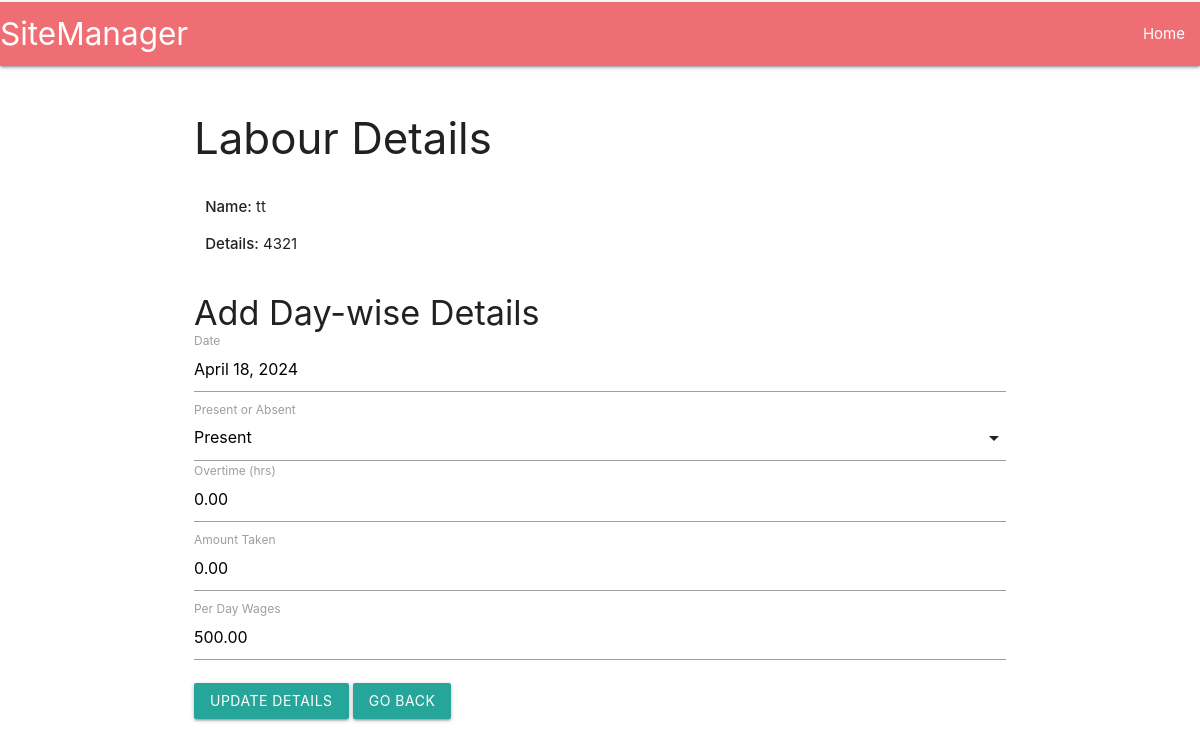
The app's page /ManageSites/1/EditLabourDetails/3/5 with its own data.
### sites/models.py (models this page shows, shortened)
class Manpower(models.Model):
    site = models.ForeignKey(Site, on_delete=models.CASCADE)
    name = models.CharField(max_length=100)
    adhaarno = models.CharField(max_length=20)
    contact = models.CharField(max_length=20)

class Attendance(models.Model):
    MAN_CHOICES = [("Present", "Present"), ("Absent", "Absent")]
    manpower = models.ForeignKey(Manpower, on_delete=models.CASCADE)
    site = models.ForeignKey(Site, on_delete=models.CASCADE, null=True)
    date = models.DateField()
    present_or_absent = models.CharField(max_length=10, choices=MAN_CHOICES)
    overtime = models.DecimalField(max_digits=20, decimal_places=2)
    amount_taken = models.DecimalField(max_digits=100, decimal_places=2)
    per_day_wages = models.DecimalField(max_digits=100, decimal_places=2)
    total_wages = models.DecimalField(max_digits=100, decimal_places=2,default=0)

### sites/views.py (the view, shortened to what this page needs)
# urls.py: path('ManageSites/<int:site_id>/EditLabourDetails/<int:labour_id>/<int:record_id>', views.EditLabourDetails, name='EditLabourDetails'),
def EditLabourDetails(request,site_id,labour_id,record_id):
    siteInfo = get_object_or_404(Site, pk=site_id)
    manPK = get_object_or_404(Manpower, pk=labour_id)
    attendRecord = get_object_or_404(Attendance, pk=record_id)
    totalAmountPer = total_amount_per_laborer.objects.filter(Manpower=manPK)
    return render(request,'sites/EditPages/EditLabourDetails.html',{'manPK':manPK,
    'totalAmountPer':totalAmountPer,
    'attendRecord':attendRecord,
    'siteInfo':siteInfo})

### sites/templates/sites/EditPages/EditLabourDetails.html (shortened to what this page needs)
{% extends 'Navbar.html' %}
{% block content %}
<body>
    <div class="container">
        <h3>Labour Details</h3>
        <div class="row">
            <div class="col s6">
                <p><strong>Name:</strong> {{ manPK.name }} </p>
                <p><strong>Details:</strong> {{ manPK.contact }} </p>
            </div>
        </div>
        <h4>Add Day-wise Details</h4>
        <form method="post">
            <div class="input-field">
                <input id="date" name="date" type="text" class="datepicker" value="{{ attendRecord.date }}" >
                <label for="date">Date</label>
            </div>
            <div class="input-field">
                <label for="present_or_absent">Present or Absent</label>
            </div>
            <div class="input-field">
                <input id="overtime" name="overtime" type="text" class="validate" value="{{ attendRecord.overtime }}" >
                <label for="overtime">Overtime (hrs)</label>
            </div>
            <div class="input-field">
                <input id="amount_taken" name="amount_taken" type="text" class="validate" value="{{ attendRecord.amount_taken }}" >
                <label for="amount_taken">Amount Taken</label>
            </div>
            <div class="input-field">
                <input id="per_day_wages" name="per_day_wages" type="text" class="validate" value="{{ attendRecord.per_day_wages }}" >
                <label for="per_day_wages">Per Day Wages</label>
            </div>
            <button class="btn waves-effect waves-light" type="submit">Update Details</button>
            <a href="{% url 'ManageSites' siteInfo.id %} " class="btn waves-effect waves-light">Go Back</a>
        </form>
</body>
{% endblock %}

### sites/templates/sites/Navbar.html (style rules this page uses)
body { padding-top: 2px; }

### records on screen
Manpower: name "tt", contact "4321"
Attendance: date "April 18, 2024", overtime "0.00", amount_taken "0.00", per_day_wages "500.00"
